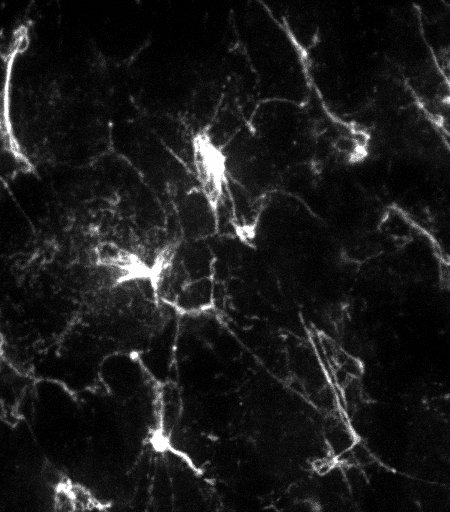
#> input picture im1.jpg, 450 x 512 px
$ python -i create_mask.py   (imports and definitions only)   (older library calls are emulated)
#> lines starting #> are read from the running program, lines starting #| are printed output that depends on the picture; after the words box and inside, x2 and y2 are one past the last pixel; in counts of white or black regions, pixels touching at a corner belong together
#> further down, picture is the input picture: shape (512, 450, 3); min 0, max 255, mean 26.1
import cv2 as cv
import numpy as np

# filename = 'P1'

def create_mask(image):
    kernel = np.ones((5,5),np.uint8)
    print("opencv version = ", str(cv.__version__))
    # im_orig = cv.imread(filename + '.jpg',1)
    # im_gray = cv.cvtColor(im_orig, cv.COLOR_BGR2GRAY)
    im_gray = image

    # blur = cv.MedianBlur(im_gray, 5)
    blur = cv.GaussianBlur(im_gray, (5,5),0)
    dilate = cv.dilate(blur,kernel,iterations = 2)
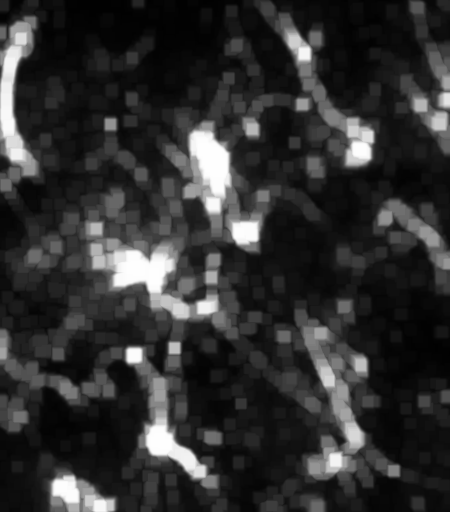
#> dilate: shape (512, 450, 3); min 1, max 254, mean 48.2
    erode = cv.erode(dilate,kernel,iterations = 2)
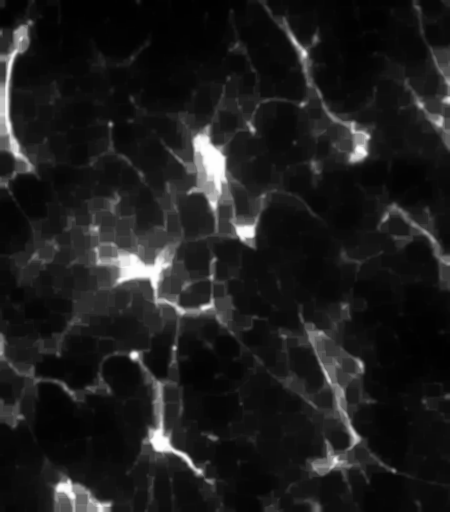
#> erode: shape (512, 450, 3); min 1, max 254, mean 29.6


    # ret,mask = cv.threshold(erode,30,255,cv.THRESH_BINARY)
    ret,thresh = cv.threshold(erode,127,255,cv.THRESH_BINARY)
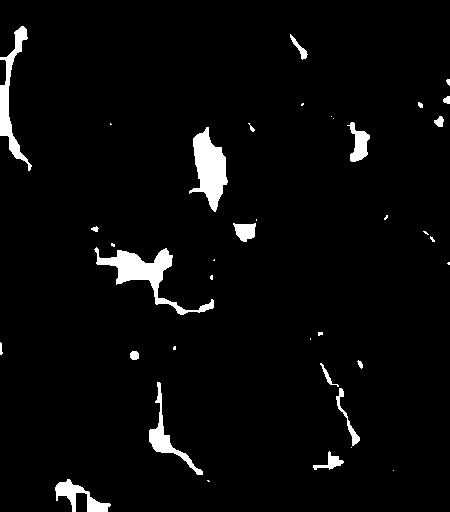
#> thresh: shape (512, 450, 3); 3.6% white; 38 white regions (18 under 20 px), largest, box (x1, y1, x2, y2) and area: (94, 247, 214, 315) 1929, (189, 127, 228, 212) 1767, (0, 26, 32, 171) 1226
    # [6 lines of commented-out code are left out]
#> (the run stopped early here; a loop or call above may not have finished)
